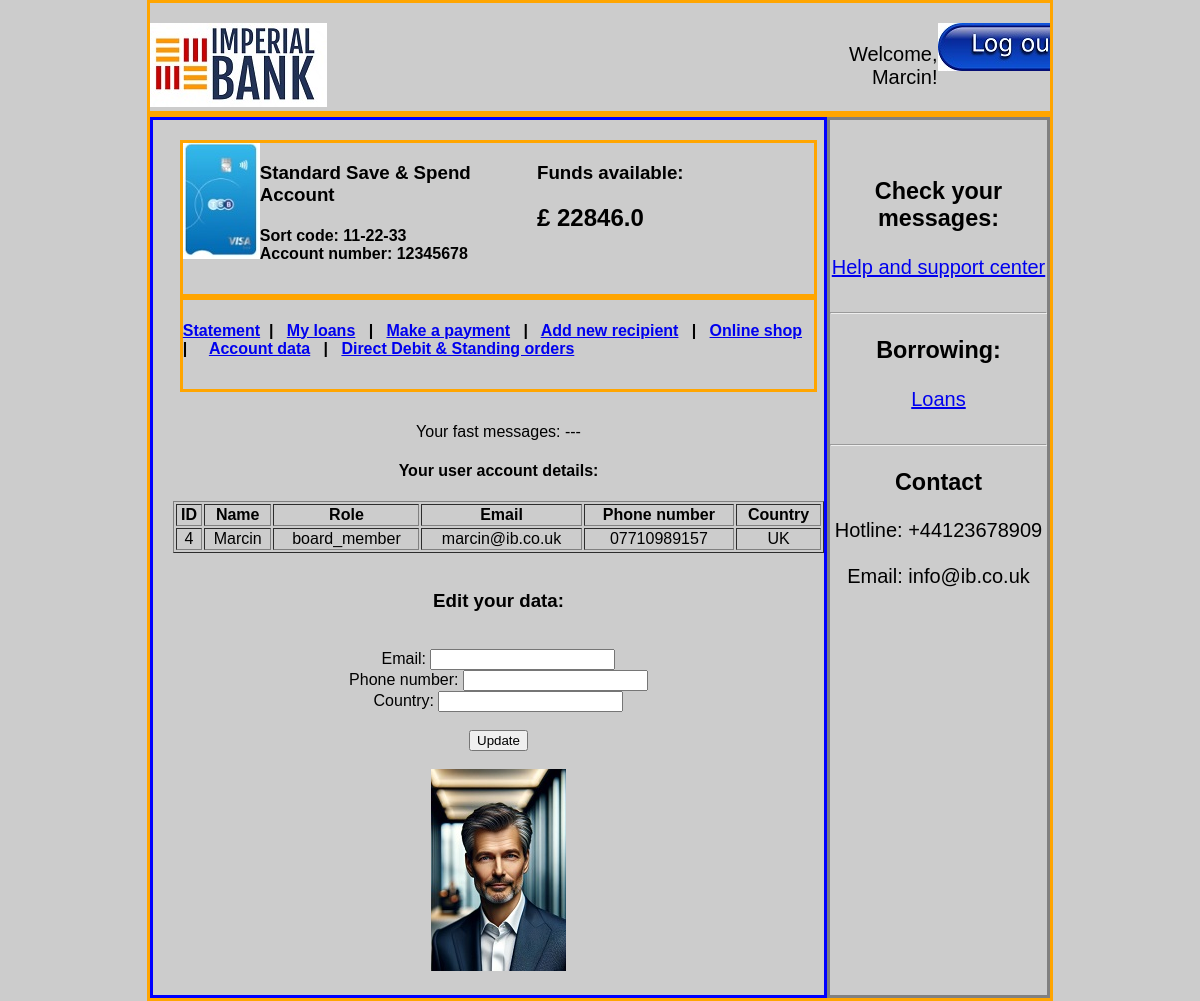
The app's page /account_data (signed in) with its own data.
### models/models.py (models this page shows, shortened)
class Users(db.Model, UserMixin):
    id = db.Column(db.Integer, primary_key=True)
    username = db.Column(db.String(50), unique=True, nullable=False)
    password_hash = db.Column(db.String(128), nullable=False)
    role = db.Column(db.String(20), nullable=False, default='client')
    email = db.Column(db.String(120), unique=True, nullable=False)
    phone_number = db.Column(db.String(20), nullable = False)
    country = db.Column(db.String(50))
    transactions = db.relationship('Transaction', backref='user', lazy=True)

class Transaction(db.Model):
    user_id = db.Column(db.Integer, db.ForeignKey('users.id'), nullable=False)
    id = db.Column(db.Integer, primary_key=True)
    transaction_date = db.Column(db.Date, default=date.today)
    transaction_type = db.Column(db.String(20), nullable=False)
    sort_code = db.Column(db.String(10), nullable=False)
    account_number = db.Column(db.String(20), nullable=False)
    transaction_description = db.Column(db.String(255) , nullable=False)
    debit_amount = db.Column(db.Float)
    credit_amount = db.Column(db.Float)
    balance = db.Column(db.Float, nullable=False)

### app.py (the view)
@app.route('/account_data', methods=['GET', 'POST'])
@login_required
def account_data():
    user_transactions = Transaction.query.filter_by(user_id=current_user.id).all()
    last_transaction = Transaction.query.filter_by(user_id=current_user.id).order_by(Transaction.id.desc()).first()
    return render_template('account_data.html', user=current_user, all_transactions=user_transactions, last_transaction=last_transaction)

### app.py (called while the page is built)
@app.before_request
def initialize_database():
    db.create_all()
    session.permanent = True

@login_manager.user_loader
def load_user(user_id):
    return Users.query.get(int(user_id))

### templates/account_data.html (shortened to what this page needs)
{% extends 'base2.html' %}
{% block precontent %}
{% with messages = get_flashed_messages() %}
{% if not messages %}
    <p>Your fast messages: ---</p>
{% endif %}
{% endwith %}
<h4>Your user account details:</h4>
    <table border="1" class="center-table">
      <thead>
        <tr>
          <th>ID</th>
          <th>Name</th>
          <th>Role</th>
          <th>Email</th>
          <th>Phone number</th>
          <th>Country</th>
        </tr>
      </thead>
      <tbody>
          <tr>
            <td>{{ user.id }}</td>
            <td>{{ user.username }}</td>
            <td>{{ user.role }}</td>
            <td>{{ user.email }}</td>
            <td>{{ user.phone_number }}</td>
            <td>{{ user.country }}</td>
          </tr>
      </tbody>
    </table>
    <br>
    <h3>Edit your data:</h3><br>
    <form action="{{ url_for('edit_profile_bp.edit_profile') }}" method="post" role="form">
      <label for="email">Email:</label>
      <input type="text" id="email" name="email" required><br>
      <label for="phone_number">Phone number:</label>
      <input type="text" id="phone_number" name="phone_number" required><br>
      <label for="country">Country:</label>
      <input type="text" id="country" name="country" required><br><br>
      <input type="submit" value="Update"><br><br>
      <img src="static/{{ user.username }}.jpg">
    </form>
{% endblock %}

### templates/base2.html (shortened to what this page needs)
<!DOCTYPE html>
<html lang="en">
<head>
    <link rel="stylesheet" href="{{ url_for('static', filename='styles.css') }}">
</head>
<body>
    <header>
        <div class="container5">
            <div class="left4">
                <img src="{{ url_for('static', filename='imperial-bank-2.jpg') }}">
            </div>
            <div class="right4">
                <p>Welcome, {{ current_user.username }}!</p>
            </div>
            <div class="right4">
                <a href="{{ url_for('logout') }}"><img src="{{ url_for('static', filename='logout.jpg') }}"> </a>
            </div>
        </div>
    </header>
    <main>
        <div class="container5">
            <div class="left5">
                <div class="container100">
                    <div class="visa">
                        <img src="{{ url_for('static', filename='visa.jpg') }}">
                    </div>
                    <div class="visa2">
                        <h3>Standard Save & Spend Account</h3>
                        <h4>Sort code: {{ last_transaction.sort_code }}  <br>
                        Account number: {{ last_transaction.account_number }}</h4>
                    </div>
                    <div class="visa3">
                        <h3>Funds available:</h3>
                        <h2> £ {{ last_transaction.balance }}</h2>
                    </div>
                </div>
                <div class="container100">
                    <h4>
                    <a href="{{ url_for('dashboard') }}"> Statement</a>&nbsp | &nbsp
                    <a href="{{ url_for('my_loans') }}"> My loans</a>  &nbsp | &nbsp
                    <a href="{{ url_for('make_payment') }}"> Make a payment</a>  &nbsp | &nbsp
                    <a href="{{ url_for('add_recipient') }}"> Add new recipient</a>  &nbsp | &nbsp
                    <a href="{{ url_for('online_shop') }}"> Online shop</a>  &nbsp | &nbsp &nbsp
                    <a href="{{ url_for('account_data') }}"> Account data</a>  &nbsp | &nbsp
                    <a href="{{ url_for('ddso_bp.ddso') }}"> Direct Debit & Standing orders</a> </h4>
                </div>
                <div class="center">
                    {% block precontent%}
                    {%  endblock %}
                </div>
            </div>
            <div class="right5">
                <div class="center">
                    <h3>Check your messages: </h3>
                    <a href="{{ url_for('help_center') }}" > Help and support center</a><br><br>
                    <hr>
                    <h3>Borrowing: </h3>
                    <a href="{{ url_for('loans') }}" > Loans </a> <br><br>
                    <hr>
                    <h3>Contact</h3>
                    Hotline: +44123678909 <br><br>
                    Email: info@ib.co.uk
                </div>
            </div>
        </div>
    </main>
</body>
</html>

### static/styles.css (style rules this page uses)
body { font-family: 'Arial', sans-serif; margin: 0; padding: 0; background-color: #ccc; }
.center { margin-left: auto; margin-right: auto; padding-left: 0px; padding-top: 15px; text-align: center; }
.center-table { margin-left: auto; margin-right: auto; text-align: center; width: 100%; }
.left4 { flex: 6; text-align: left; padding-top: 20px; }
.right4 { flex: 1; text-align: right; justify-content: right; overflow: auto; padding-top: 20px; font-size: 20px; }
.container5 { display: flex; justify-content: space-between; margin: 0 auto; max-width: 75%; border-color: orange; border-style: solid; }
.left5 { flex: 3; text-align: left; padding-top: 20px; padding-left: 20px; padding-bottom: 20px; border-color: blue; border-style: solid; }
.right5 { flex: 1; text-align: right; justify-content: right; overflow: auto; padding-top: 20px; font-size: 20px; border-color: grey; border-style: solid; }
.container100 { display: flex; justify-content: space-between; margin: 0 auto; max-width: 97%; border-color: orange; border-style: solid; padding-bottom: 10px; }
.visa { flex: 1; }
.visa2 { flex: 4; }
.visa3 { flex: 4; }

### records on screen
Users: username "Marcin", id "4", role "board_member", email "marcin@ib.co.uk", phone_number "07710989157", country "UK", username (picture)
Transaction: sort_code "11-22-33", account_number "12345678", balance "22846.0"
